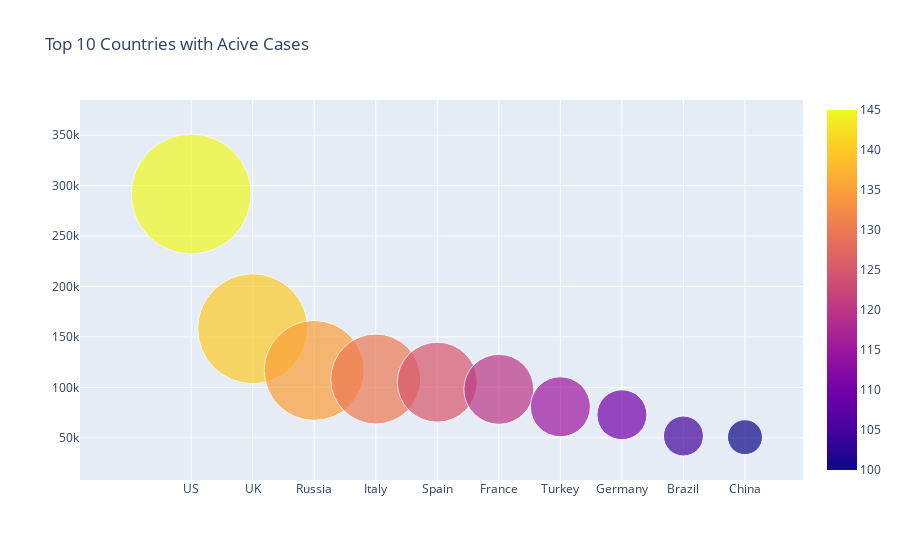

Notebook code for this chart:
### Code cell
fig=go.Figure(data=[go.Scatter(x=Active_per_country['Country/Region'].head(10),y=Active_per_country['Active'].head(10),
                               mode='markers',
                              marker=dict(color=[145,140,135,130,125,120,115,110,105,100],
                                         size=[120,110,100,90,80,70,60,50,40,35],
                                         showscale=True))])
fig.update_layout(title='Top 10 Countries with Acive Cases')
fig.show()

### Figure 1 — Plotly figure (JSON) as saved in the notebook; plotly's stock layout.template omitted (floating-point values rounded to 4 significant figures)
{"data": [{"marker": {"color": [145, 140, 135, 130, 125, 120, 115, 110, 105, 100], "showscale": true, "size": [120, 110, 100, 90, 80, 70, 60, 50, 40, 35]}, "mode": "markers", "type": "scatter", "x": ["US", "UK", "Russia", "Italy", "Spain", "France", "Turkey", "Germany", "Brazil", "China"], "y": [291707, 158153, 116768, 108257, 105149, 98073, 80808, 72864, 51784, 50633]}], "layout": {"title": {"text": "Top 10 Countries with Acive Cases"}}}
